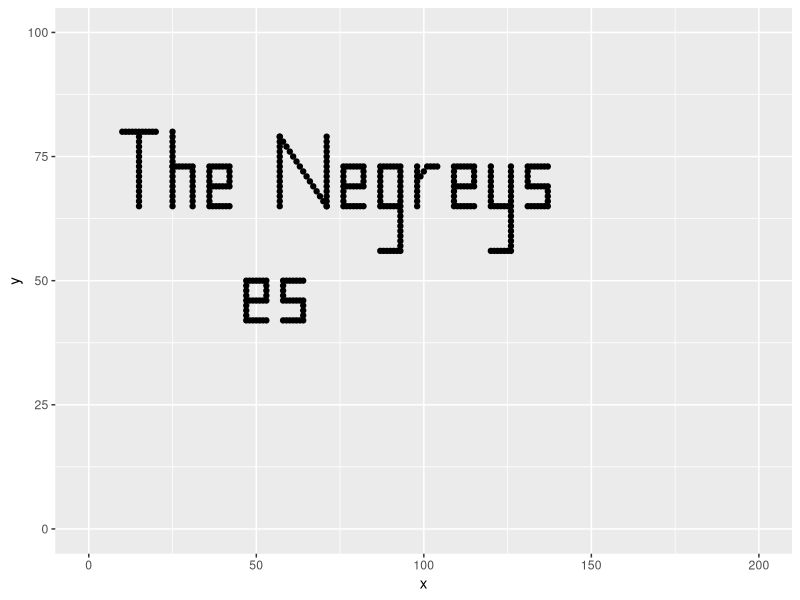

Generate this figure with R:
library(ggplot2)
pts <- data.frame(
    x = c(
        # T
        10:20, rep(15, 15)
        # h
        ,rep(25, 16), 25:30, rep(31, 9)
        # e
        ,rep(36, 9), c(rep(37:41, 3), 42), rep(42, 5)
        # N
        ,rep(57, 15), 57:71, rep(71, 15)
        # e
        ,rep(76, 9), c(rep(77:81, 3), 82), rep(82, 5)
        # g 
        ,rep(87, 9), c(rep(88:92, 3), 87), rep(93, 18)
        # r
        ,rep(98, 9), 99:104
        # e
        ,rep(109, 9), c(rep(110:114, 3), 115), rep(115, 5)
        # y
        ,rep(120, 9), c(rep(121:125, 2), 120), rep(126, 18)
        # s
        ,rep(131, 6), c(137, rep(132:136, 3)), rep(137, 5)
        # e
        ,rep(47, 9), c(rep(48:52, 3), 53), rep(53, 5)
        # s
        ,rep(58, 6), c(64, rep(59:63, 3)), rep(64, 5)
    ),
    y = c(
        # T
        rep(80, 11), 79:65
        # h
        ,80:65, rep(73, 6), 73:65
        # e
        ,73:65, c(rep(73, 5), rep(69, 5), rep(65, 6)), 73:69
        # N
        ,79:65, 79:65, 79:65
        # e
        ,73:65, c(rep(73, 5), rep(69, 5), rep(65, 6)), 73:69
        # g
        ,73:65, c(rep(73, 5), rep(65, 5), rep(56, 6)), 73:56
        # r
        ,73:65, c(71:72, rep(73, 4))
        # e
        ,73:65, c(rep(73, 5), rep(69, 5), rep(65, 6)), 73:69
        # y
        ,73:65, c(rep(65, 5), rep(56, 6)), 73:56
        # s
        ,c(73:69, 65), c(rep(73, 6), rep(69, 5), rep(65, 5)), 69:65
        # e
        ,50:42, c(rep(50, 5), rep(46, 5), rep(42, 6)), 50:46
        # s
        ,c(50:46, 42), c(rep(50, 6), rep(46, 5), rep(42, 5)), 46:42
    )
)
ggplot(data = pts, aes(x, y)) + 
    geom_point() + 
    xlim(0, 200) + 
    ylim(0, 100)
